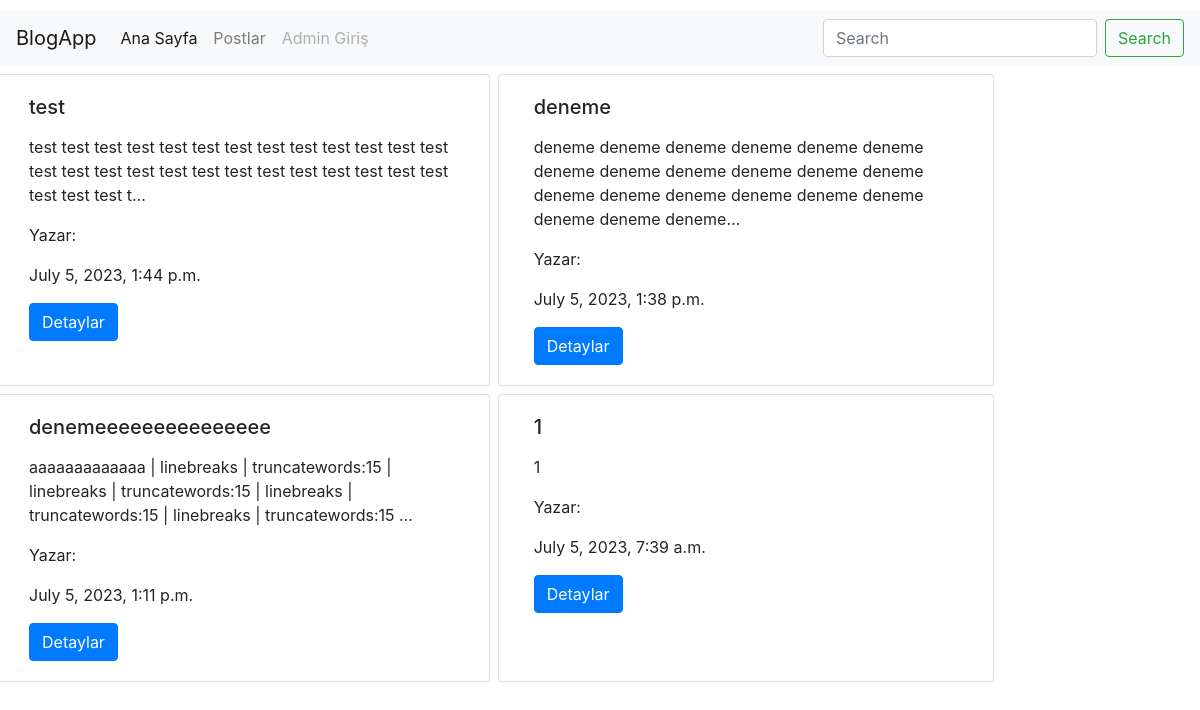
Page /post/index/ on the earlier database version.
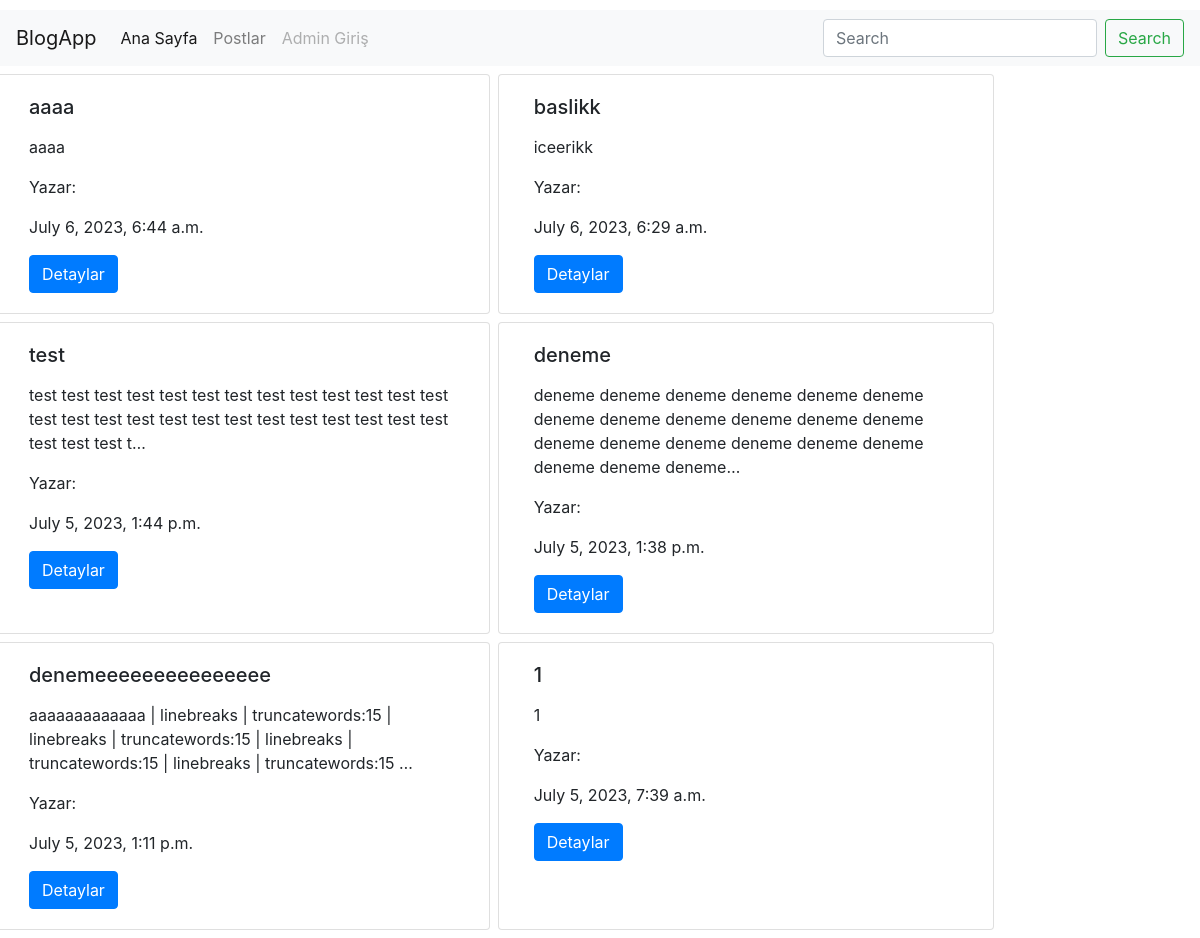
Same page on the later database version.
### post/models.py (models this page shows, shortened)
class Post(models.Model):
    user = models.ForeignKey('auth.User', verbose_name='yazar', on_delete=models.CASCADE, related_name='post')
    title = models.CharField(max_length=120, verbose_name="baslik")
    content = RichTextField(verbose_name="icerik")
    publishingDate = models.DateTimeField(verbose_name="yayinlanma tarihi", auto_now_add=True)
    image = models.FileField(null=True, blank=True)
    slug = models.SlugField(unique=True, editable=False, max_length=130)
    class Meta:
        ordering = ['-publishingDate']

### post/views.py (the view)
# urls.py: path('index/', post_index, name='index'),
def post_index(request):
    posts = Post.objects.all()
    return render(request, 'post/index.html', {'posts': posts})

### templates/post/index.html (shortened to what this page needs)
{% extends 'base.html' %}
{% block body %}
    <div class="container-fluid row p-1">
    {% for post in posts %}
    <div class="card col-md-5 m-1">
        <div class="card-body">
            <h5 class="card-title">{{ post.title}}</h5>
            <p class="card-text">{{ post.content | linebreaks | truncatechars:150  }}</p>
            <p class="card-text">Yazar: {{ post.user }}</p>
            <p class="card-text">{{ post.publishingDate }}</p>
            <a href="{% url 'details' id=post.id %}" class="btn btn-primary">Detaylar</a>
        </div>
</div>    {% endfor %}
    </div>
{% endblock %}

Differences in the rows shown:
added Post: title "aaaa", content "aaaa", publishingDate "July 6, 2023, 6:44 a.m."
added Post: title "baslikk", content "iceerikk", publishingDate "July 6, 2023, 6:29 a.m."
